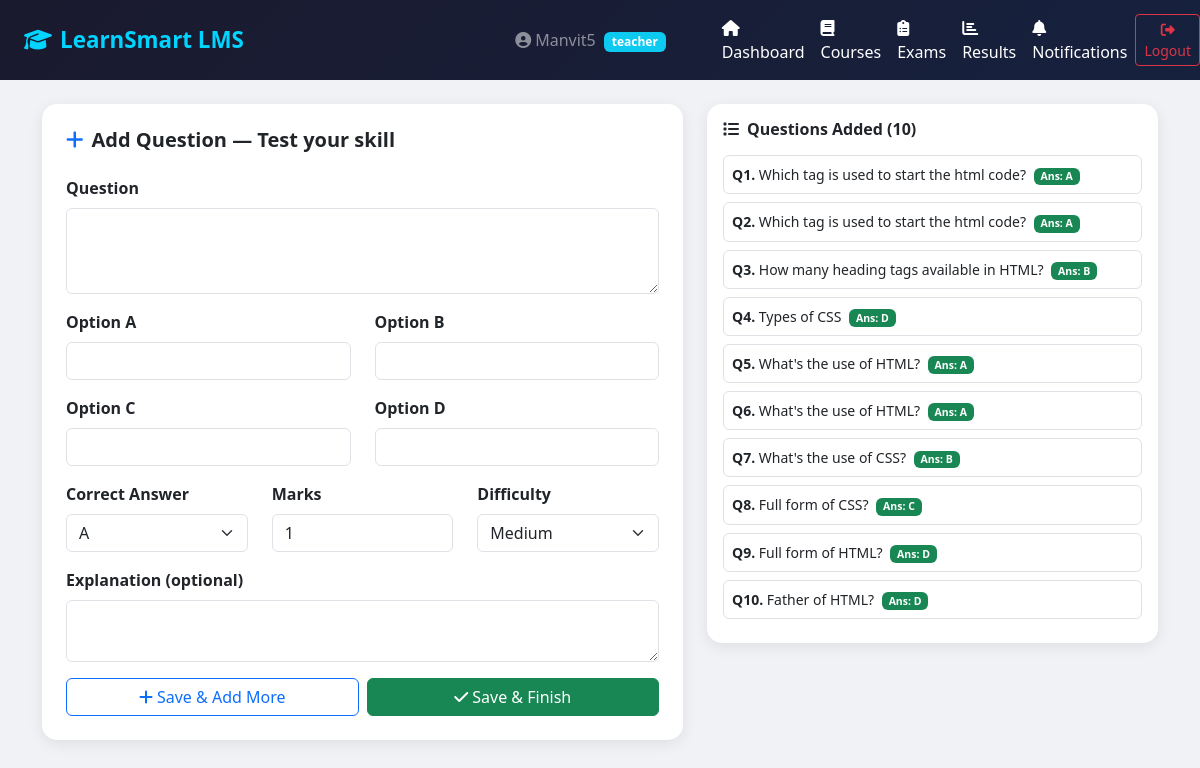
Screenshot of /exams/2/add-question/ (signed in) with the database file from the repository.
### accounts/models.py (models this page shows, shortened)
class CustomUser(AbstractUser):
    ROLE_CHOICES = [
        ('student', 'Student'),
        ('teacher', 'Teacher'),
        ('admin',   'Admin'),
    ]
    role        = models.CharField(max_length=10, choices=ROLE_CHOICES, default='student')
    phone       = models.CharField(max_length=15, blank=True)
    profile_pic = models.ImageField(upload_to='profiles/', blank=True, null=True)
    is_verified = models.BooleanField(default=False)
    created_at  = models.DateTimeField(auto_now_add=True)

### exams/models.py (models this page shows, shortened)
class Exam(models.Model):
    TYPE_CHOICES = [
        ('mcq', 'Multiple Choice'),
        ('true_false', 'True / False'),
        ('mixed', 'Mixed'),
    ]
    course            = models.ForeignKey('courses.Course', on_delete=models.CASCADE, related_name='exams')
    title             = models.CharField(max_length=200)
    description       = models.TextField(blank=True)
    exam_type         = models.CharField(max_length=12, choices=TYPE_CHOICES, default='mcq')
    total_marks       = models.PositiveIntegerField(default=100)
    pass_marks        = models.PositiveIntegerField(default=40)
    duration_min      = models.PositiveIntegerField(default=60)
    start_time        = models.DateTimeField()
    end_time          = models.DateTimeField()
    is_published      = models.BooleanField(default=False)
    shuffle_questions = models.BooleanField(default=True)
    created_by        = models.ForeignKey('accounts.CustomUser', on_delete=models.CASCADE, related_name='exams_created')
    created_at        = models.DateTimeField(auto_now_add=True)

class Question(models.Model):
    DIFFICULTY_CHOICES = [
        ('easy', 'Easy'),
        ('medium', 'Medium'),
        ('hard', 'Hard'),
    ]
    exam           = models.ForeignKey(Exam, on_delete=models.CASCADE, related_name='questions')
    question_text  = models.TextField()
    option_a       = models.CharField(max_length=300)
    option_b       = models.CharField(max_length=300)
    option_c       = models.CharField(max_length=300, blank=True)
    option_d       = models.CharField(max_length=300, blank=True)
    correct_answer = models.CharField(max_length=1, choices=[('A','A'),('B','B'),('C','C'),('D','D')])
    marks          = models.PositiveIntegerField(default=1)
    difficulty     = models.CharField(max_length=6, choices=DIFFICULTY_CHOICES, default='medium')
    explanation    = models.TextField(blank=True)
    created_at     = models.DateTimeField(auto_now_add=True)

### exams/views.py (the view, shortened to what this page needs)
# urls.py: path('<int:pk>/add-question/',   views.add_question,  name='add_question'),
@login_required
def add_question(request, pk):
    exam = get_object_or_404(Exam, pk=pk, created_by=request.user)
    questions = exam.questions.all()
    return render(request, 'exams/add_question.html', {
        'exam': exam,
        'questions': questions,
    })

### templates/exams/add_question.html (shortened to what this page needs)
{% extends 'base.html' %}
{% block content %}
<div class="container py-4">
    <div class="row">
        <div class="col-md-7">
            <div class="card p-4">
                <h5 class="fw-bold mb-4">
                    <i class="fas fa-plus me-2 text-primary"></i>Add Question — {{ exam.title }}
                </h5>
                <form method="POST">
                    <div class="mb-3">
                        <label class="form-label fw-semibold">Question</label>
                        <textarea name="question_text" class="form-control" rows="3" required></textarea>
                    </div>
                    <div class="row">
                        <div class="col-md-6 mb-3">
                            <label class="form-label fw-semibold">Option A</label>
                            <input type="text" name="option_a" class="form-control" required>
                        </div>
                        <div class="col-md-6 mb-3">
                            <label class="form-label fw-semibold">Option B</label>
                            <input type="text" name="option_b" class="form-control" required>
                        </div>
                        <div class="col-md-6 mb-3">
                            <label class="form-label fw-semibold">Option C</label>
                            <input type="text" name="option_c" class="form-control">
                        </div>
                        <div class="col-md-6 mb-3">
                            <label class="form-label fw-semibold">Option D</label>
                            <input type="text" name="option_d" class="form-control">
                        </div>
                    </div>
                    <div class="row">
                        <div class="col-md-4 mb-3">
                            <label class="form-label fw-semibold">Correct Answer</label>
                            <select name="correct_answer" class="form-select" required>
                                <option value="A">A</option>
                            </select>
                        </div>
                        <div class="col-md-4 mb-3">
                            <label class="form-label fw-semibold">Marks</label>
                            <input type="number" name="marks" class="form-control" value="1">
                        </div>
                        <div class="col-md-4 mb-3">
                            <label class="form-label fw-semibold">Difficulty</label>
                            <select name="difficulty" class="form-select">
                                <option value="medium" selected>Medium</option>
                            </select>
                        </div>
                    </div>
                    <div class="mb-3">
                        <label class="form-label fw-semibold">Explanation (optional)</label>
                        <textarea name="explanation" class="form-control" rows="2"></textarea>
                    </div>
                    <div class="d-flex gap-2">
                        <button type="submit" name="add_more" value="1"
                                class="btn btn-outline-primary w-50">
                            <i class="fas fa-plus me-1"></i>Save & Add More
                        </button>
                        <button type="submit" class="btn btn-success w-50">
                            <i class="fas fa-check me-1"></i>Save & Finish
                        </button>
                    </div>
                </form>
            </div>
        </div>
        <div class="col-md-5">
            <div class="card p-3">
                <h6 class="fw-bold mb-3">
                    <i class="fas fa-list me-2"></i>Questions Added ({{ questions.count }})
                </h6>
                {% for q in questions %}
                <div class="border rounded p-2 mb-2 small">
                    <strong>Q{{ forloop.counter }}.</strong> {{ q.question_text|truncatewords:10 }}
                    <span class="badge bg-success ms-1">Ans: {{ q.correct_answer }}</span>
                </div>
                {% empty %}
                <p class="text-muted small">No questions added yet.</p>
                {% endfor %}
            </div>
        </div>
    </div>
</div>
{% endblock %}

### templates/base.html (shortened to what this page needs)
<!DOCTYPE html>
<html lang="en">
<head>
    <link href="https://cdn.jsdelivr.net/npm/bootstrap@5.3.0/dist/css/bootstrap.min.css" rel="stylesheet">
    <link href="https://cdnjs.cloudflare.com/ajax/libs/font-awesome/6.4.0/css/all.min.css" rel="stylesheet">
</head>
<body>
<nav class="navbar navbar-expand-lg navbar-dark">
    <div class="container-fluid px-4">
        <a class="navbar-brand" href="{% url 'dashboard' %}">
            <i class="fas fa-graduation-cap me-2"></i>LearnSmart LMS
        </a>
        {% if user.is_authenticated %}
        <div class="ms-auto d-flex align-items-center gap-3">
            <span class="text-white-50">
                <i class="fas fa-user-circle me-1"></i>{{ user.username }}
                <span class="badge bg-info ms-1">{{ user.role }}</span>
            </span>
        </div>
        {% endif %}
    </div>
    {% if user.is_authenticated %}
<div class="collapse navbar-collapse" id="navMenu">
    <ul class="navbar-nav me-auto ms-4">
        <li class="nav-item">
            <a class="nav-link text-white" href="{% url 'dashboard' %}">
                <i class="fas fa-home me-1"></i>Dashboard
            </a>
        </li>
        <li class="nav-item">
            <a class="nav-link text-white" href="{% url 'course_list' %}">
                <i class="fas fa-book me-1"></i>Courses
            </a>
        </li>
        <li class="nav-item">
            <a class="nav-link text-white" href="{% url 'exam_list' %}">
                <i class="fas fa-clipboard-list me-1"></i>Exams
            </a>
        </li>
        <li class="nav-item">
            <a class="nav-link text-white" href="{% url 'my_results' %}">
                <i class="fas fa-chart-bar me-1"></i>Results
            </a>
        </li>
        <li class="nav-item">
            <a class="nav-link text-white" href="{% url 'notifications' %}">
                <i class="fas fa-bell me-1"></i>Notifications
            </a>
        </li>
    </ul>
</div>
    <a href="{% url 'logout' %}" class="btn btn-sm btn-outline-danger">
                <i class="fas fa-sign-out-alt"></i> Logout
            </a>
{% endif %}
</nav>
{% block content %}{% endblock %}
</body>
</html>

### templates/base.html (style rules this page uses)
body { background-color: #f0f2f5; }
.navbar { background: linear-gradient(135deg, #1a1a2e, #16213e); }
.navbar-brand { font-weight: 700; font-size: 1.4rem; color: #00d4ff !important; }
.card { border: none; border-radius: 15px; box-shadow: 0 4px 15px rgba(0,0,0,0.08); }

### rows the page displays
CustomUser: username "Manvit5", role "teacher"
Exam: title "Test your skill", count "10"
Question: question_text "Which tag is used to start the html code?", correct_answer "A"
Question: question_text "Which tag is used to start the html code?", correct_answer "A"
Question: question_text "How many heading tags available in HTML?", correct_answer "B"
Question: question_text "Types of CSS", correct_answer "D"
Question: question_text "What's the use of HTML?", correct_answer "A"
Question: question_text "What's the use of HTML?", correct_answer "A"
Question: question_text "What's the use of CSS?", correct_answer "B"
Question: question_text "Full form of CSS?", correct_answer "C"
Question: question_text "Full form of HTML?", correct_answer "D"
Question: question_text "Father of HTML?", correct_answer "D"
